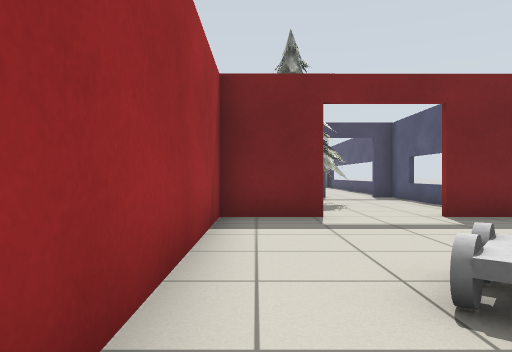
[1] (above)

18 first-person views from a walk through a Gazebo world. The camera is 0.72 m above the floor, looks level and sees 70° across. Floor lines are 1 m apart. The floor is counted in squares, 1 m on a side. Each view is taken from the middle of a square. On the plan, view 1 faces up. The plan holds only what a view shows up to about 11 squares ahead; the rest is blank. Robots are left out. Simple shapes stand in for some stock models. Some surface patterns are stand-ins.

[2]
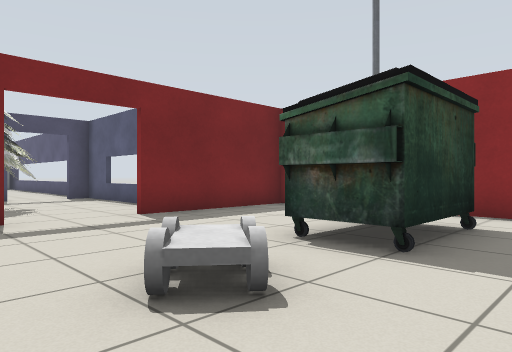

[3]
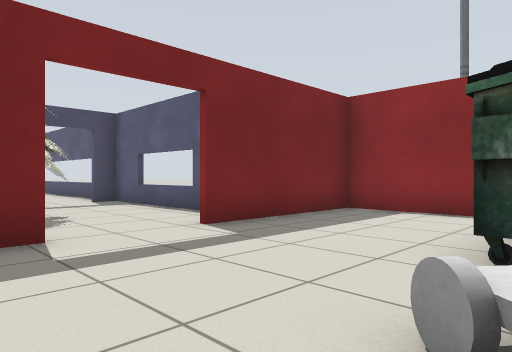

[4]
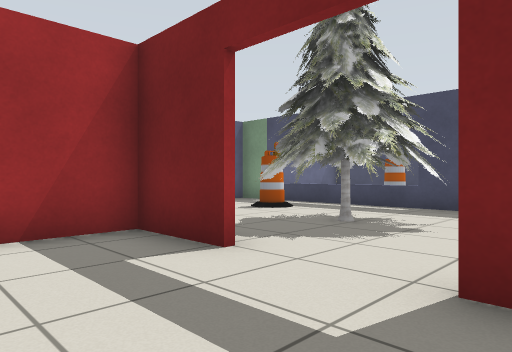

[5]
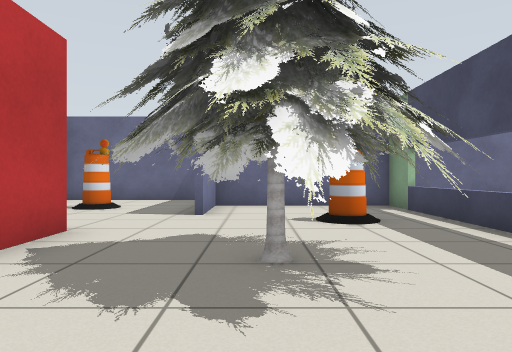

[6]
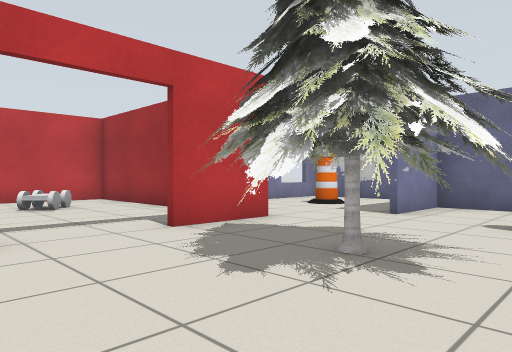

[7]
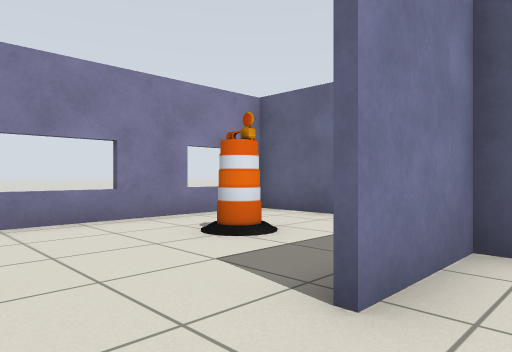

[8]
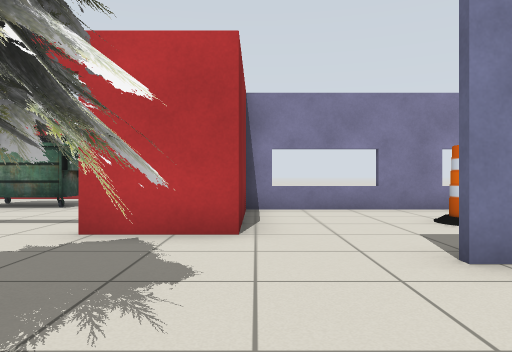

[9]
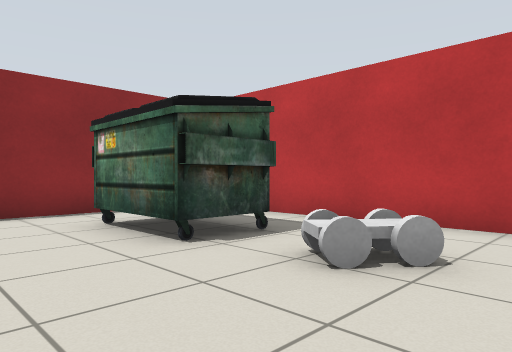

[10]
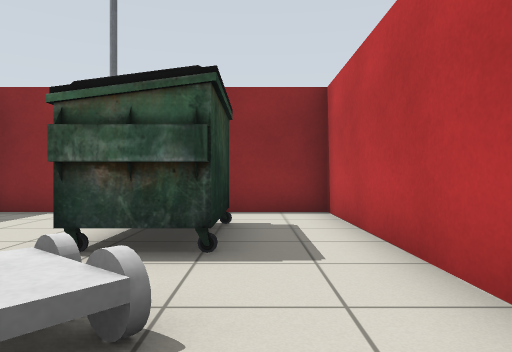

[11]
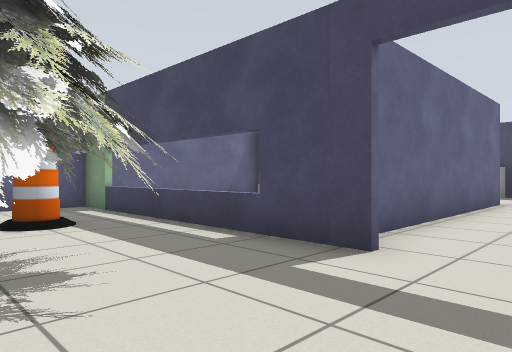

[12]
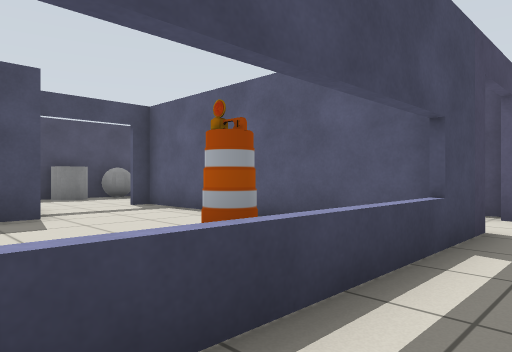

[13]
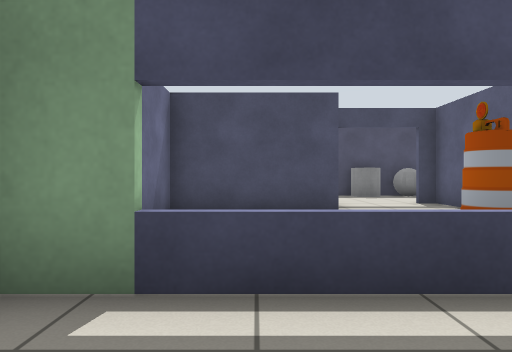

[14]
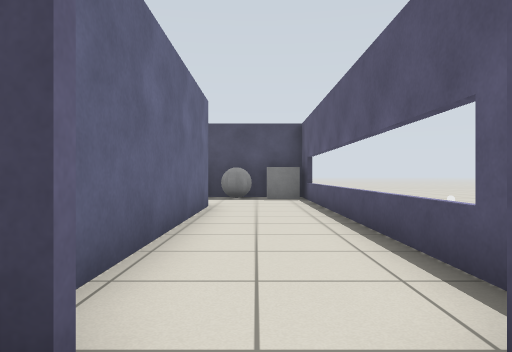

[15]
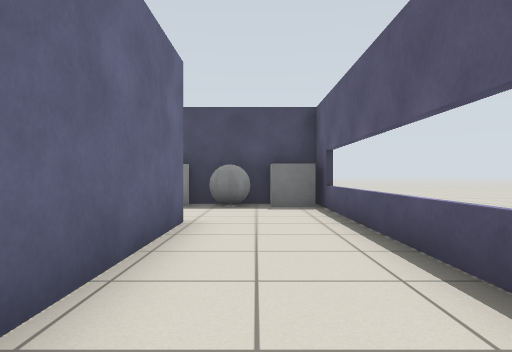

[16]
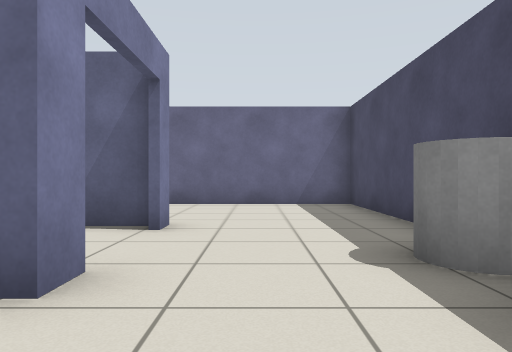

[17]
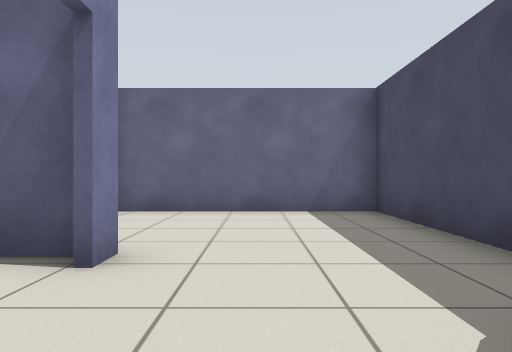

[18]
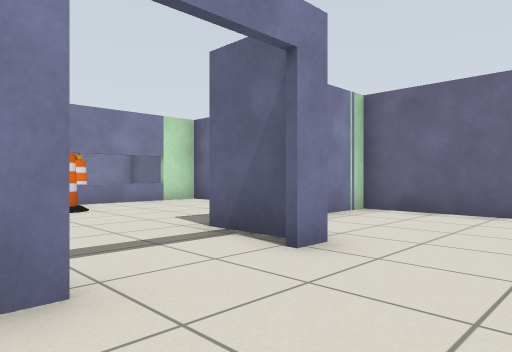

### Floor plan
Points are (right, up) in squares from view 1. A wall is a line through its corners. A room is listed if a view was taken in it or the views show most of it. See-through windows are left out.
Room 1 (views 1, 2, 3, 4, 9, 10)
walls: (1.2, 6.4) (-0.6, 6.4) (-0.6, 0.1); (-0.2, -0.4) (7.3, -0.4) (7.3, 6.4) (3.2, 6.4)
ways out: open door at (2.5, 6.5) to room 2
objects: cart (1, 2) to (2, 2); dumpster (3, 2) to (5, 3)
Room 2 (views 5, 6, 7, 8, 11, 12, 13, 14)
walls: (-0.8, 6.5) (1.2, 6.5); (2.4, 12.2) (-4.8, 12.2) (-4.8, 8) (-2.6, 8); (4.6, 8.1) (4.6, 12.2) (3.9, 12.2)
ways out: open door at (2.5, 6.5) to room 1; open door at (3.5, 12) to room 3; opening at (-1.5, 7) to room 5
objects: barrel (-2, 10) to (-2, 11); pine tree (0, 8) to (2, 11)
Room 3 (views 15, 16, 17, 18)
walls: (1.2, 19.7) (1.9, 19.7) (1.9, 13.2); (-1.5, 19.7) (-0.8, 19.7); (4.6, 12.5) (4.6, 23.4) (-5.4, 23.4) (-5.4, 18) (-3.9, 18)
ways out: open door at (3.5, 12) to room 2; open door at (0.5, 20) to room 4
objects: other object (1, 23) to (4, 23)
Room 4 (no view inside)
walls: (1.7, 12.6) (1.7, 19.6) (1.2, 19.6); (-4, 12.4) (-1.1, 12.4); (-1.2, 19.5) (-1.2, 17.8) (-4.8, 17.8) (-4.8, 12.9)
ways out: open door at (0.5, 20) to room 3
objects: barrel (-1, 14) to (0, 14)
Room 5 (no view inside)
walls: (-6.9, 7.2) (-6.9, 3.2) (-0.8, 3.2); (-0.8, 3.7) (-0.8, 6.5)
ways out: opening at (-1.5, 7) to room 2
objects: barrel (-4, 5)

Positions as (right, up) in squares from view 1, and headings:
1: (0, 0), facing up
2: (0, 0), facing up-right
3: (0, 2), facing up-right
4: (4, 4), facing up-left
5: (4, 9), facing left
6: (4, 11), facing down-left
7: (-1, 9), facing down-left
8: (-1, 11), facing down
9: (0, 5), facing down-right
10: (0, 1), facing right
11: (4, 9), facing up-left
12: (-3, 11), facing up-right
13: (-3, 10), facing up
14: (3, 11), facing up
15: (3, 14), facing up
16: (4, 21), facing left
17: (2, 21), facing left
18: (2, 22), facing down-left
